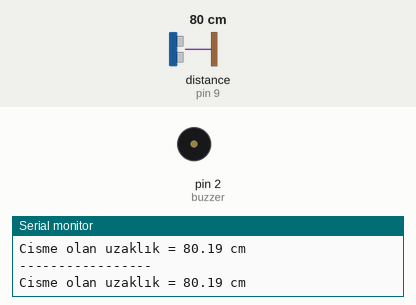
This sketch was run on a simulated Arduino Uno, built with avr-gcc and run on an emulated ATmega328P. On the bench: buzzer (waves = sounding, pin HIGH), the last lines printed to the serial monitor. Wiring (inferred from the names in the program): ultrasonic range finder: trigger pin 8; echo pin 9. Inputs (shaded band) come from the test bench; at power-on: distance to the obstacle (sensor on pin 9) 80 cm. The echo pulse lasts 58.3 µs per cm; pins used as bus, display or sensor lines are not drawn.

Above: at 1.2 s.
1.3 s: distance to the obstacle (sensor on pin 9) set to 48 cm
2.8 s: distance to the obstacle (sensor on pin 9) set to 42 cm
At 3.5 s:
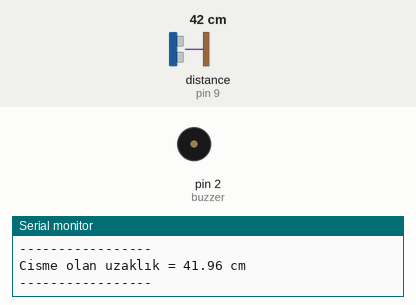
5.8 s: distance to the obstacle (sensor on pin 9) set to 9 cm
At 6.24 s:
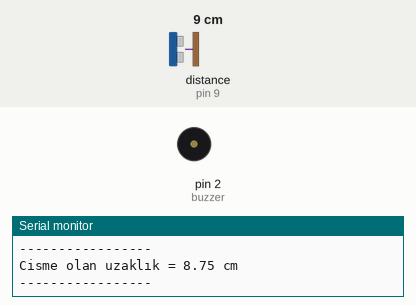
8.8 s: distance to the obstacle (sensor on pin 9) set to 60 cm
At 9.2 s:
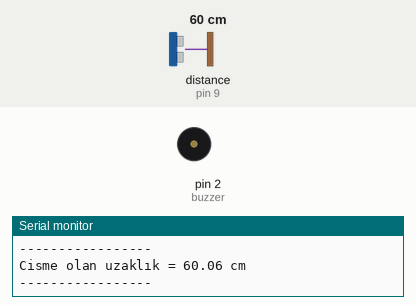
10.3 s: distance to the obstacle (sensor on pin 9) set to 35 cm
At 11.0 s:
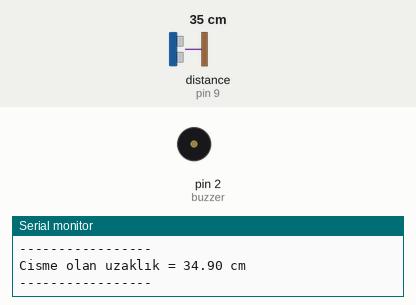
Timing chart, 0 to 14.3 s (numbered marks = the images above; inputs shaded):
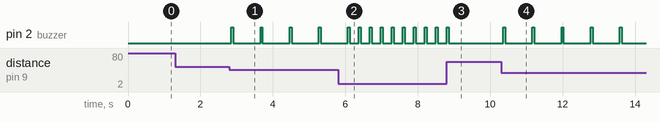

The sketch:

9_2_UltraDistance_V2_Active_Buzzer.ino
```cpp
int trigger_pin = 8;
int echo_pin = 9;
int buzzer = 2;

float sure;
float mesafe;

void setup()
{
  pinMode(trigger_pin, OUTPUT); // Verici
  pinMode(echo_pin, INPUT); // Alıcı

  pinMode(buzzer, OUTPUT);

  Serial.begin(9600);
}

void loop()
{
  digitalWrite(trigger_pin, HIGH);
  delay(1); // 1 milisaniye gecikme
  digitalWrite(trigger_pin, LOW);

  sure = pulseIn(echo_pin, HIGH); // pin takibi
  mesafe = (sure / 2) / 28.97 ;

  // 24 derecelik bir odada ses hızı 345,24 m/s
  // 28,97 mikrosaniye / santimetre

  Serial.print("Cisme olan uzaklık = ");
  Serial.print(mesafe);
  Serial.println(" cm");
  Serial.println("-----------------");

  if ( mesafe <= 7)              // Pasif Buzzer
  {                              // kodları aşağıda
    digitalWrite(buzzer, HIGH); // tone(buzzer,440);
    delay(50);
    digitalWrite(buzzer, LOW); // noTone(buzzer);
    delay(50);
  }

  else if ( mesafe <= 15)
  {
    digitalWrite(buzzer, HIGH); // tone(buzzer,440);
    delay(50);
    digitalWrite(buzzer, LOW); // noTone(buzzer);
    delay(250);
  }

  else if ( mesafe <= 30)
  {
    digitalWrite(buzzer, HIGH); // tone(buzzer,440);
    delay(50);
    digitalWrite(buzzer, LOW); // noTone(buzzer);
    delay(500);
  }

  else if ( mesafe <= 45 )
  {
    digitalWrite(buzzer, HIGH); // tone(buzzer,440);
    delay(50);
    digitalWrite(buzzer, LOW); // noTone(buzzer);
    delay(750);
  }
}
```

Measured:
- the behaviour switches between 46 and 45 cm on distance to the obstacle (sensor on pin 9) (found by bisection; images 0 and 1)
- after the input at 2.8 s, pin 2 (buzzer): alternates HIGH for 0.05 s and LOW for 0.75 s, starting after 0.06 s
- after the input at 5.8 s, pin 2 (buzzer): alternates HIGH for 0.05 s and LOW for 0.25 s, starting after 0.58 s
- after the input at 8.8 s, pin 2 (buzzer): goes on until 8.8 s, then stays LOW
- after the input at 10.3 s, pin 2 (buzzer): alternates HIGH for 0.05 s and LOW for 0.75 s, starting after 0.06 s
